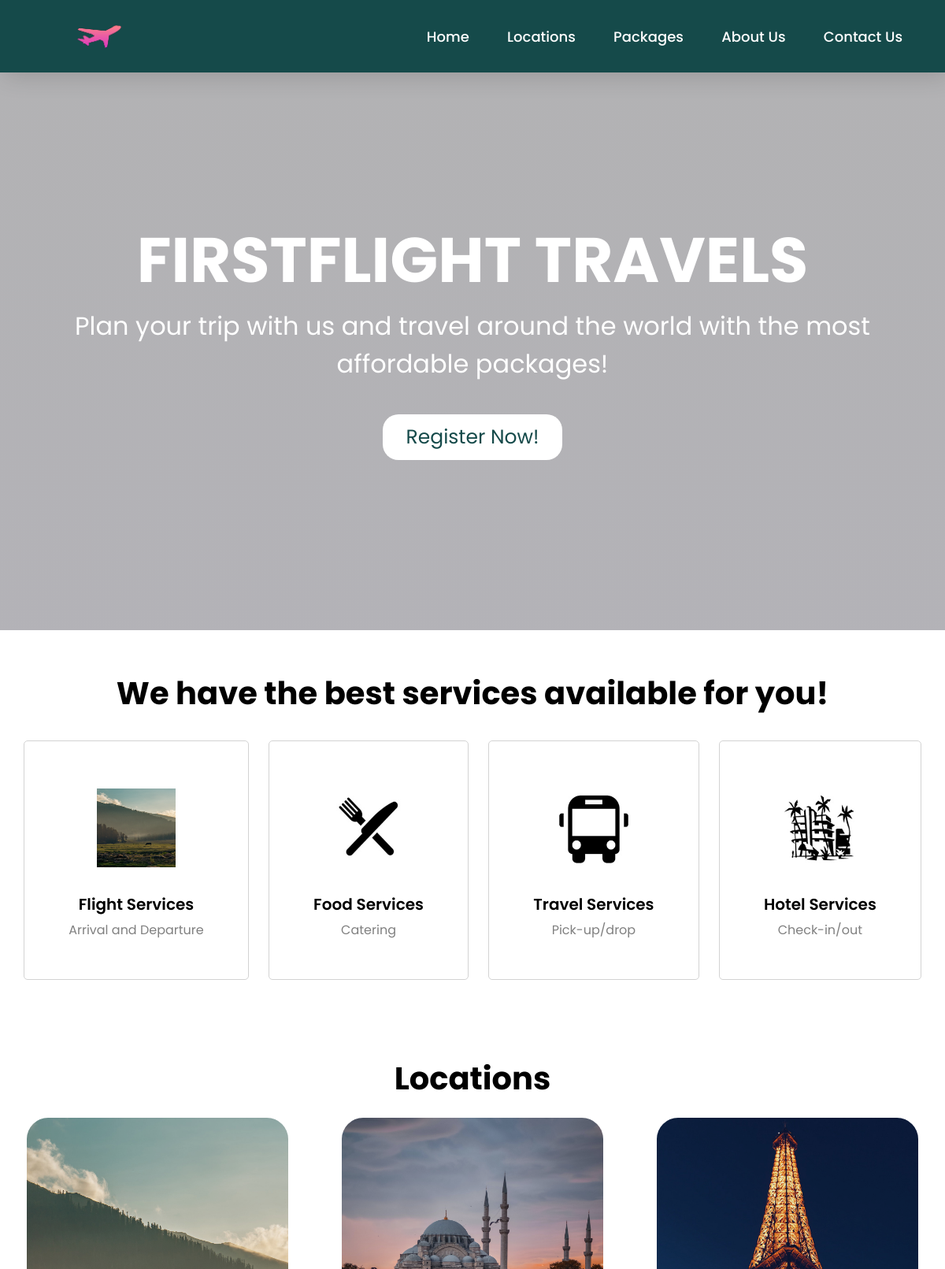
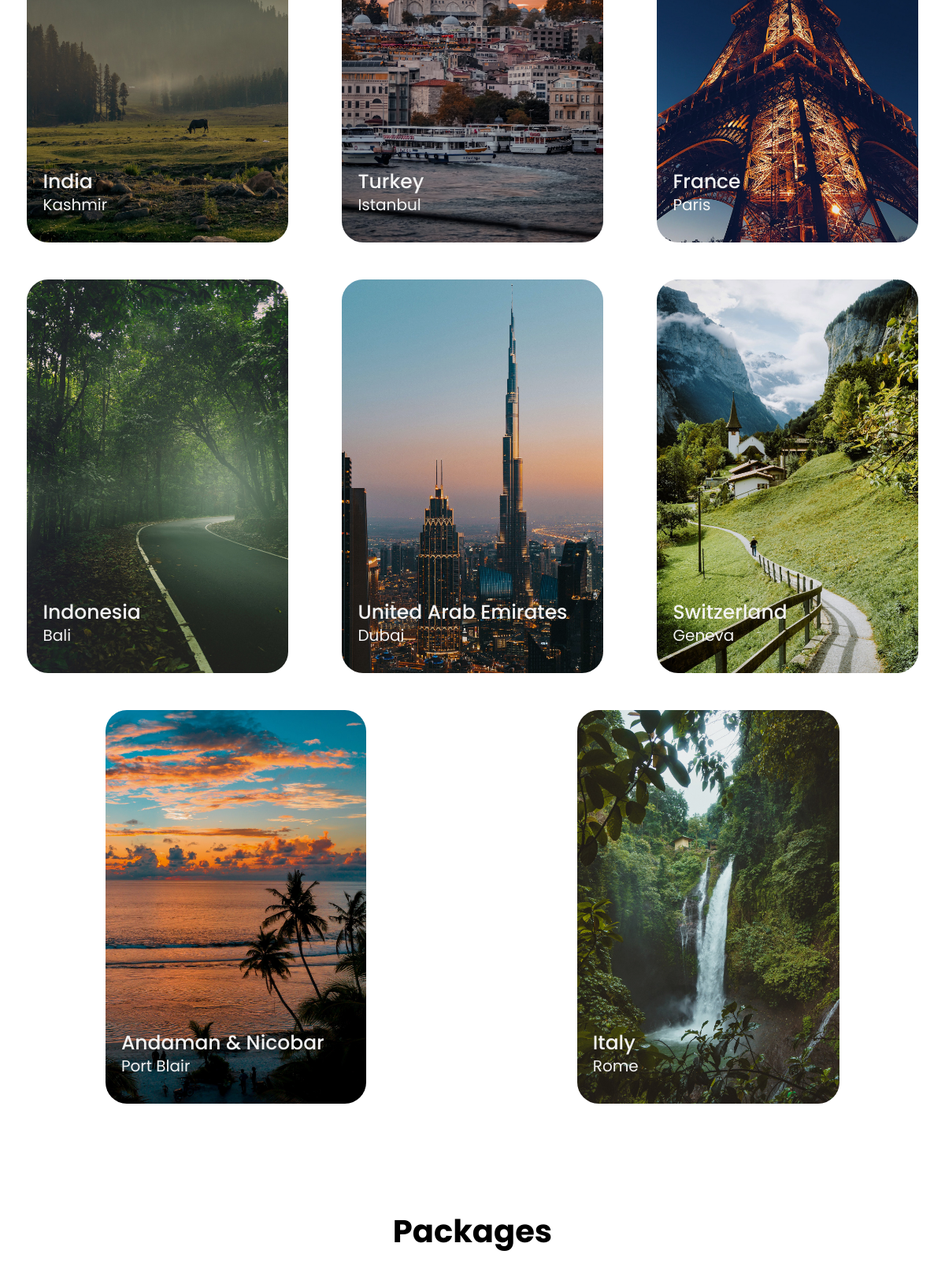
The page / (upper part) on the database its author committed (2 pictures, top to bottom).
### travel/models.py (models this page shows)
class Services(models.Model):
    serviceName = models.CharField(max_length=100)
    description = models.CharField(max_length=500,null=True)
    image = models.ImageField(upload_to='static/images/',null=True)

class Location(models.Model):
    country = models.CharField(max_length=100)
    cityName = models.CharField(max_length=100)
    rating = models.IntegerField(default=0)
    description = models.CharField(max_length=500)
    image = models.ImageField(upload_to='static/images/',null=True)

### travel/views.py (the view)
# urls.py: path("",views.home),
def home(request):
    services = Services.objects.all()
    locations = Location.objects.all()
    context = {'services': services,'locations':locations}
    return render(request, 'index.html', context)

### travel/templates/index.html (shortened to what this page needs)
{% load static %}
<!DOCTYPE html>
<html lang="en">
<head>
    <link rel="stylesheet" type="text/css" href="{% static './css/style.css'%}">
    <link rel="stylesheet" href="https://unpkg.com/boxicons@latest/css/boxicons.min.css">
</head>
<body>
    <div class="banner">
        <video src="{% static './images/bgvid.mp4' %} " type="video/mp4" autoplay muted loop></video>
    <div class="content" id="home">
        <nav>
            <img src="{% static './images/logo.png' %} " class="logo" alt="Logo" title="FirstFlight Travels">
            <ul class="navbar">
                <li>
                    <a href="#home">Home</a>
                    <a href="#locations">Locations</a>
                    <a href="#package">Packages</a>
                    <a href="/about">About Us</a>
                    <a href="/contact">Contact Us</a>
                </li>
            </ul>
        </nav>
        <div class="title">
            <h1>FIRSTFLIGHT TRAVELS</h1>
            <p>Plan your trip with us and travel around the world with the most affordable packages!</p>
            <a href="/register" class="button">Register Now!</a>
        </div>
        </div>
    </div>
<section class="container">
    <div class="text">
        <h2>We have the best services available for you!</h2>
    </div>
    <div class="rowitems">
        {% for service in services %}
        <div class="container-box">
            <div class="container-image">
                <img src="{{ service.image }}" alt="{{ service.serices }}">
            </div>
            <h4>{{ service.serviceName}}</h4>
            <p>{{ service.description }}</p>
        </div>
        {% endfor %}
    </div>
</section>
<section class="locations" id="locations">
    <div class="package-title">
        <h2>Locations</h2>
    </div>
    <div class="location-content">
        {% for location in locations %}
        <a href="/locations/{{location.cityName}}" target="_blank">
        <div class="col-content">
            <img src="{{ location.image }}" alt="{{ location.cityName }}">
            <h5>{{location.country}}</h5>
            <p>{{location.cityName}}</p>
        </div></a>
        {% endfor %}
    </div>
</section>
<section class="package" id="package">
    <div class="package-title">
        <h2>Packages</h2>
    </div>
</section>
</body>
</html>

### travel/static/css/style.css (style rules this page uses)
* { padding:0; margin:0; box-sizing:border; font-family:'Poppins',sans-serif; text-decoration: none; list-style: none; scroll-behavior: smooth; }
.banner { width:100%; height: 100vh; overflow: hidden; display: flex; justify-content: center; align-items: center; }
.banner video { position: absolute; top: 0; left: 0; object-fit: cover; width: 100%; height: 100%; pointer-events: none; }
.content { position: relative; z-index: 1; width: 100%; height: 100vh; background-image: linear-gradient(rgba(1, 0, 5, 0.3),rgba(4, 1, 17, 0.3)); }
nav { width: 100%; position: fixed; background-color: rgb(21, 74, 74); box-shadow: 5px 5px 30px rgba(0, 0, 0, 15%); display: flex; align-items: center; justify-content: space-between; }
nav .logo { width: 60px; margin: 2vh; margin-left: 8%; }
nav ul li { list-style: none; display: inline-block; margin-left: 40px; }
.navbar { display: flex; margin-right: 4vh; }
.navbar a { color: white; font-size: 18px; padding: 10px 22px; border-radius: 4px; font-weight: 500; text-decoration: none; transition: ease 0.40s; }
nav ul li a { text-decoration: none; color: rgb(255, 255, 255); font-size: 17px; }
.title { text-decoration: none; font-size: 4vh; color: rgb(255, 255, 255); padding: 14px 17px; margin-top: 32vh; text-align: center; vertical-align: center; }
.title h1 { font-size: 10vh; text-shadow: 2px black; transition: ease 0.3s; }
.button { display: inline-block; margin-top:5vh; font-size: 25px; padding: 10px 30px; color: rgb(21, 74, 74); background-color: white; border-radius: 20px; text-decoration: none; transition: ease 0.30s; }
.text h2 { font-size: 40px; font-weight: 650; margin-top: 40px; margin-bottom: 10px; line-height: 2; text-align: center; }
.rowitems { display: grid; grid-template-columns: repeat(auto-fit,minmax(100px,auto)); gap: 25px; align-items: center; text-align: center; margin-top: 20px; margin-left: 30px ; margin-right: 30px; margin-bottom:10px ; }
.container-box { border: 1px solid #d3d3d3; border-radius: 5px; padding: 50px 10px; transition: all 0.7s ease 0s; cursor: pointer; }
.container-image img { height: 100px; width: 100px; padding: 10px; margin-bottom: 15px; }
.container-box h4 { font-size: 20px; margin-bottom: 5px; font-weight: 550; }
.container-box p { font-size: 16px; color: #808080; }
.package-title { text-align: center; }
.package-title h2 { font-size: 40px; font-weight: 650; padding-top: 75px; padding-bottom: 10px; line-height: 2; }
.location-content { display: flex; justify-content: space-around; flex-wrap: wrap; }
.col-content { position: relative; filter:brightness(95%); transition: all 0.3s cubic-bezier(0.445,0.05,0.55,0.95); }
.col-content img { margin-bottom: 40px; height: 500px; border-radius: 27px; width: 100%; }
.col-content h5 { position: absolute; font-size: 25px; color: white; font-weight: 500; left: 20px; bottom: 105px; cursor: pointer; }
.col-content p { position: absolute; font-size: 20px; color: white; left: 20px; bottom: 80px; cursor: pointer; }

### rows shown on the page
Services: image (picture), serviceName "Flight Services", description "Arrival and Departure"
Services: image (picture), serviceName "Food Services", description "Catering"
Services: image (picture), serviceName "Travel Services", description "Pick-up/drop"
Services: image (picture), serviceName "Hotel Services", description "Check-in/out"
Location: image (picture), country "India", cityName "Kashmir"
Location: image (picture), country "Turkey", cityName "Istanbul"
Location: image (picture), country "France", cityName "Paris"
Location: image (picture), country "Indonesia", cityName "Bali"
Location: image (picture), country "United Arab Emirates", cityName "Dubai"
Location: image (picture), country "Switzerland", cityName "Geneva"
Location: image (picture), country "Andaman & Nicobar", cityName "Port Blair"
Location: image (picture), country "Italy", cityName "Rome"
